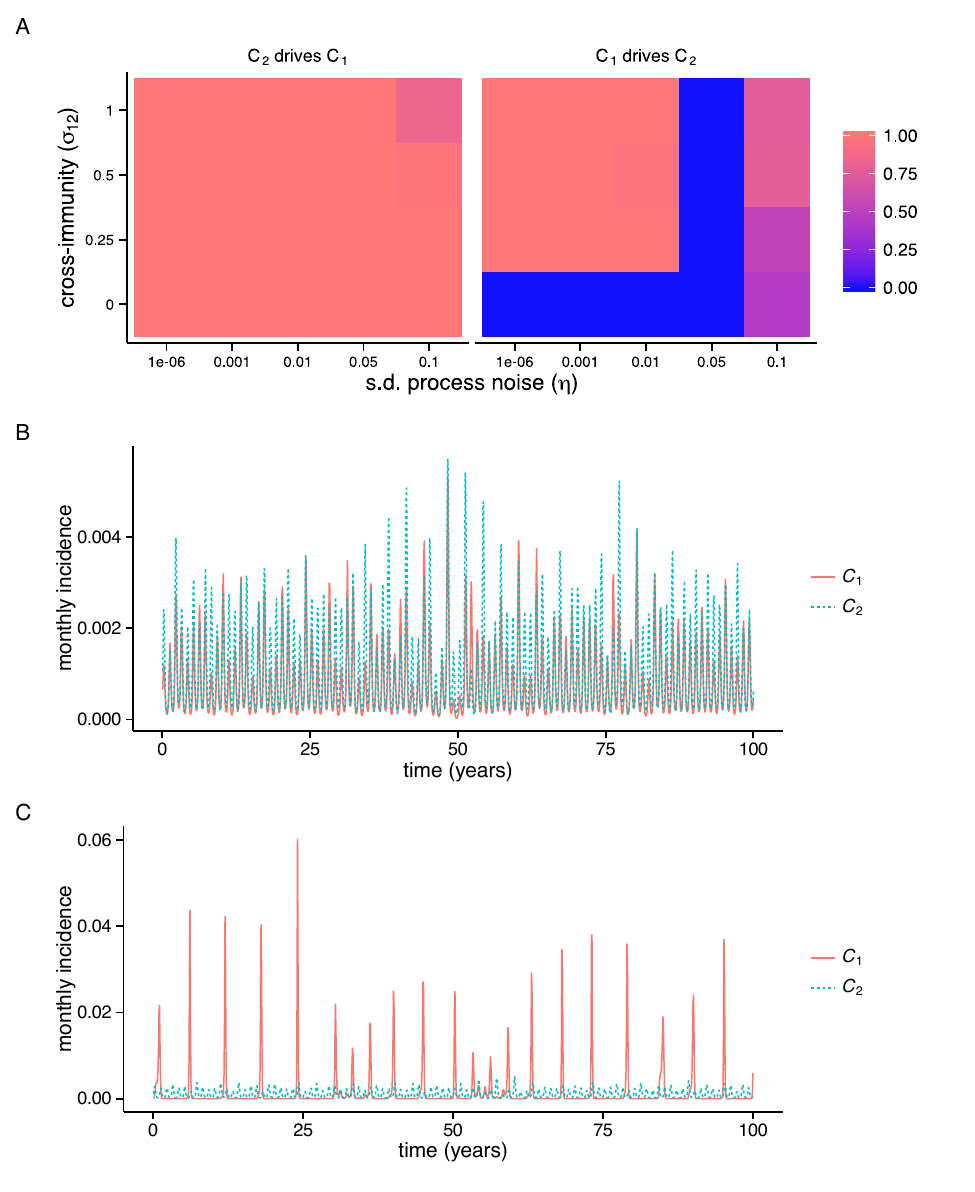

The script that saved this image:
#!/usr/bin/env Rscript

### BOILERPLATE TO CHDIR TO THIS SCRIPT'S DIRECTORY ###

get_script_dir <- function()
{
    command_args <- commandArgs(trailingOnly = FALSE)
    file_arg_name <- '--file='
    tools:::file_path_as_absolute(
        dirname(
            sub(file_arg_name, '', command_args[grep(file_arg_name, command_args)])
        )
    )
}

setwd(get_script_dir())

### LIBRARIES ###

library(gridExtra)
library(ggplot2)
library(DBI)
library(RSQLite)

### EXTERNAL SOURCE ###

source('../../transform_ccm_output.R')
source('../../load_timeseries.R')
source('../../formatting.R')
source('../../file_output.R')

main <- function()
{
    heatmap_plot <- plot_heatmaps()
    ggsave_pdf2svg('fig_detect_increase_A', heatmap_plot, width=6, height=2.5)
    
    db <- dbConnect(SQLite(), '../../in/simulations/timeseries.sqlite')
    
    beta25_plot <- plot_timeseries_single(db, 4702)
    ggsave_pdf2svg('fig_detect_increase_B', beta25_plot, width=6, height=2.5)
    
    beta30_plot <- plot_timeseries_single(db, 6703)
    ggsave_pdf2svg('fig_detect_increase_C', beta30_plot, width=6, height=2.5)
    
    dbDisconnect(db)
    
    html2pdf('fig_detect_increase')
    
    invisible()
}

plot_heatmaps <- function()
{
    data_dir <- '../../in/ccm-analyses/1000y-monthly-incidence-untransformed/self-uniform'
    ccm_summ <- load_ccm_summary(data_dir)
    ccm_summ$qualitative <- make_qualitative(ccm_summ$increase_fraction)
    
    summ_seas_diff <- ccm_summ[
        ccm_summ$seasonal == 'seasonal' & ccm_summ$identical == 'different',
    ]
    summ_seas_diff$cause <- factor(summ_seas_diff$cause, levels=c('C1', 'C0'))
    
    summ_seas_diff$increase_fraction_str <- sapply(
        summ_seas_diff$increase_fraction,
        function(x) { sprintf('%.2f', x) }
    )
    
    cause_labeller <- function(df) {
        result <- list()
        
        result[[1]] <- lapply(df$cause, function(x) {
                if(x == 'C0') {
                    return(expression(italic(C)[1] * ' causes ' * italic(C)[2]))
                }
                    return(expression(italic(C)[2] * ' causes ' * italic(C)[1]))
            }
        )
        
        return(result)
    }
    
    ggplot(
        data = summ_seas_diff,
        aes(x = factor(sd_proc), y = factor(sigma01))
    ) +
        geom_tile(aes(fill = increase_fraction)) +
        geom_text(colour = 'lightgray', size = 3, aes(label = increase_fraction_str)) +
        facet_grid(. ~ cause, labeller=cause_labeller) +
        labs(
            x = expression(paste('s.d. process noise (', italic(eta), ')')),
            y = expression(paste('cross-immunity (', italic(sigma)['12'], ')'))
        ) +
        heatmap_scale_fill() +
        scale_linetype_manual('', values=c(L1=1, L2=0, L3=2), guide=FALSE) +
        scale_colour_manual('', values=c(L1='black', L2=NA, L3='black'), guide=FALSE) +
        scale_size_manual('', values=c(L1=0.25, L2=0.0, L3=0.25), guide=FALSE) +
        theme_classic() +
        theme(
            strip.background=element_blank(),
            legend.title = element_blank(),
            axis.text = element_text(size = 8)
        )
    
    #ggsave('increase_fraction_seasonal_different.pdf', p, width=6, height=3)
}

plot_timeseries_single <- function(db, job_id, filename)
{
    ts <- get_C_100y_monthly(load_timeseries(db, job_id))
    n_rows <- nrow(ts) / 4
    ts_C0 <- data.frame(variable = 'C0', t = 1:n_rows, incidence = ts[1:n_rows,1])
    ts_C1 <- data.frame(variable = 'C1', t = 1:n_rows, incidence = ts[1:n_rows,2])
    
    ts_df <- rbind(ts_C0, ts_C1)
    print(head(ts_df))
    
    ggplot(data = ts_df, aes(x = t / 12, y = incidence, group = variable, colour = variable)) +
        geom_line(size=0.4) +
        scale_colour_discrete(name = 'variable', labels = c(expression(italic(C)[1]), expression(italic(C)[2]))) +
        labs(
            x = 'time (years)',
            y = 'monthly incidence'
        ) +
        theme_classic() +
        theme(legend.title=element_blank())
    
    #ggsave(filename, p, width=6, height=3)
}

main()
